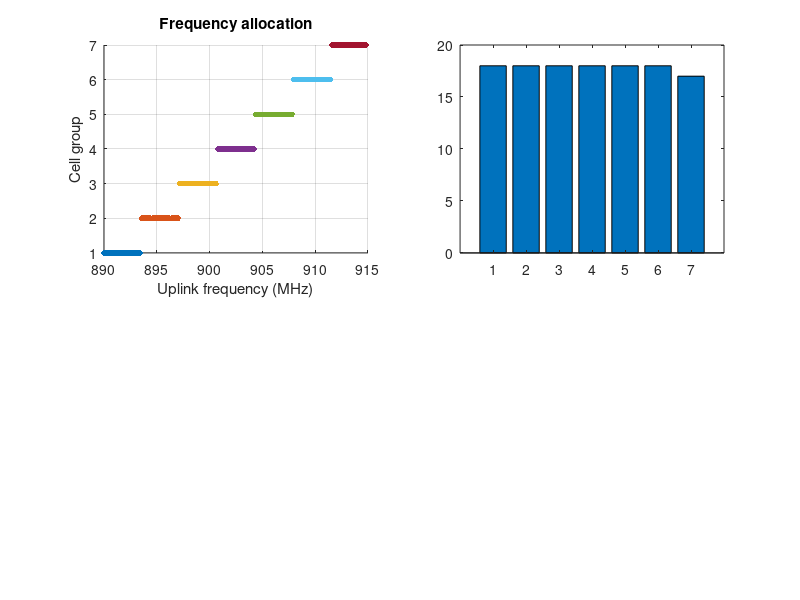

Source code (MATLAB): (Note: this script raises an error after producing the figure.)
%% EXP03 - Frequency Allocation and Channel Assignment
clear; clc; close all;

% 1) Input: spectrum per direction, channel width and duplex spacing
B = 25;                  % Spectrum per direction (MHz)
bw = 200;                % Channel spacing (kHz)
f0 = 890;                % First uplink channel (MHz)
df = 45;                 % Downlink - uplink spacing (MHz)
i = 2; j = 1;            % Hexagonal reuse shifts
N = i^2 + i*j + j^2;    % Cluster size = 7

% 2) Allocate channels to the 7 cell groups (fixed assignment)
M = floor(B*1000/bw);                 % Number of paired channels
cnt = floor(M/N) + ((1:N) <= mod(M,N));
grp = repelem(1:N, cnt);             % Each channel's cell group
ul = f0 + (0:M-1)*bw/1000;          % Uplink frequencies (MHz)
dl = ul + df;                       % Downlink frequencies (MHz)
c = lines(N);                       % One color for each group

fprintf('Total paired channels: %d\n', M);
fprintf('Cluster size N = %d; reuse factor = 1/%d\n', N, N);
for k = 1:N
    fprintf('Group F%d: %d channels\n', k, cnt(k));
end

% 3) Four visualizations
figure('Color','w','Position',[100 100 1100 760]);

subplot(2,2,1);
scatter(ul,grp,18,c(grp,:),'filled');
yticks(1:N); grid on;
xlabel('Uplink frequency (MHz)'); ylabel('Cell group');
title('Frequency allocation');

subplot(2,2,2);
h = bar(cnt); h.FaceColor = 'flat'; h.CData = c;
xticks(1:N); grid on;
xlabel('Cell group'); ylabel('Number of channels');
title('Channels per cell');

subplot(2,2,3); hold on;
R = 1;                         % Cell radius (km), for drawing
t = (30:60:390)*pi/180;       % Six corners + closing corner
for a = -3:3
    for b = -3:3
        if max([abs(a),abs(b),abs(a+b)]) > 3
            continue;          % Keep a hexagonal cluster of cells
        end
        x = sqrt(3)*R*(a+b/2);
        y = 1.5*R*b;
        g = mod(3*a+b,N)+1;    % Repeating F1-F7 reuse groups
        fill(x+R*cos(t),y+R*sin(t),c(g,:), ...
            'EdgeColor','k','LineWidth',0.6);
        text(x,y,sprintf('F%d',g),'HorizontalAlignment','center', ...
            'FontSize',8);
    end
end
axis equal off;
title('Hexagonal frequency reuse (N = 7)');
hold off;

subplot(2,2,4);
scatter([ul dl],[ones(1,M) 2*ones(1,M)],18, ...
    [c(grp,:);c(grp,:)],'s','filled');
yticks([1 2]); yticklabels({'Uplink','Downlink'});
ylim([0.5 2.5]); grid on;
xlabel('Frequency (MHz)'); title('Uplink and downlink mapping');

% Note: This is an illustrative fixed channel plan, not a full
% interference-checked cellular network allocation.
